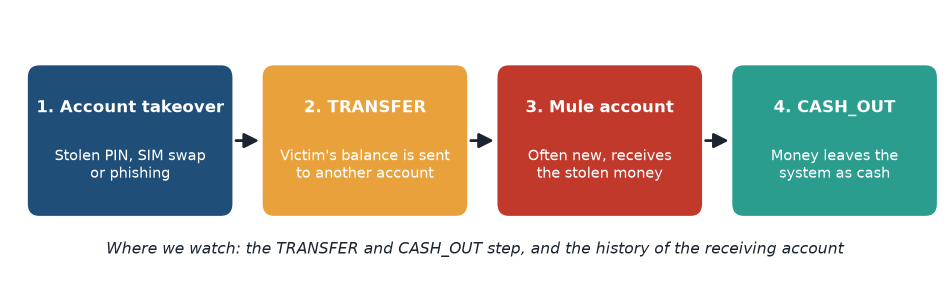
#> input picture reports/figures/00_attack_chain.png, 1900 x 563 px (shown at 1/2 size)
$ python -i screenshot_app.py   (imports and definitions only)
#> lines starting #> are read from the running program, lines starting #| are printed output that depends on the picture
"""Start the app locally, open it in headless Chromium and save a screenshot of every tab.

Usage: .venv\\Scripts\\python tools\\screenshot_app.py
Output: reports/screens/*.png
"""
from __future__ import annotations

import subprocess
import sys
import time
import urllib.request
from pathlib import Path

from PIL import Image
from playwright.sync_api import sync_playwright

ROOT = Path(__file__).resolve().parents[1]
OUT = ROOT / "reports" / "screens"
PORT = 8599
URL = f"http://localhost:{PORT}"


# [18 lines left out: functions wait_for_server, settle, not called in this run]


def crop_bottom(path: Path, margin: int = 40) -> None:
    """Remove the empty page background below the last content row."""
#> called with path = '../reports/figures/00_attack_chain.png', margin = 40
    img = Image.open(path).convert("RGB")
    bg = img.getpixel((5, img.height - 5))
#> bg = (255, 255, 255)
    w, h = img.size
#> w = 1900; h = 563
    px = img.load()
    last = h - 1
#> last = 562
    for y in range(h - 1, 0, -4):
        if any(px[x, y] != bg for x in range(0, w, 6)):
            last = y
            break
    img.crop((0, 0, w, min(h, last + margin))).save(path)
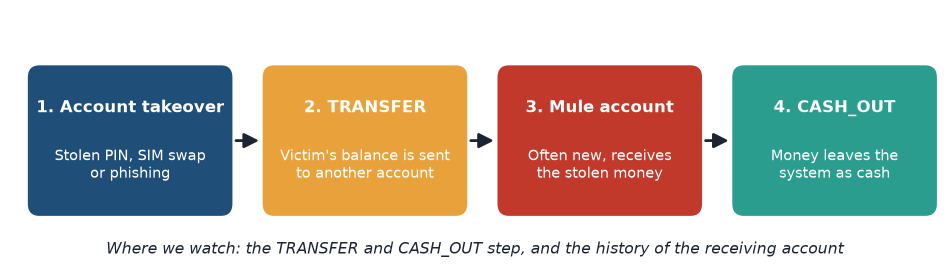
#> saved as 00_attack_chain.png: PIL image 1900x550 RGB (shown at 1/2 size); mean R, G, B 194.1, 189.4, 179.7


# [49 lines left out: function main, not called in this run]


# [2 lines not run here, left out]

>>> result = crop_bottom('../reports/figures/00_attack_chain.png')
